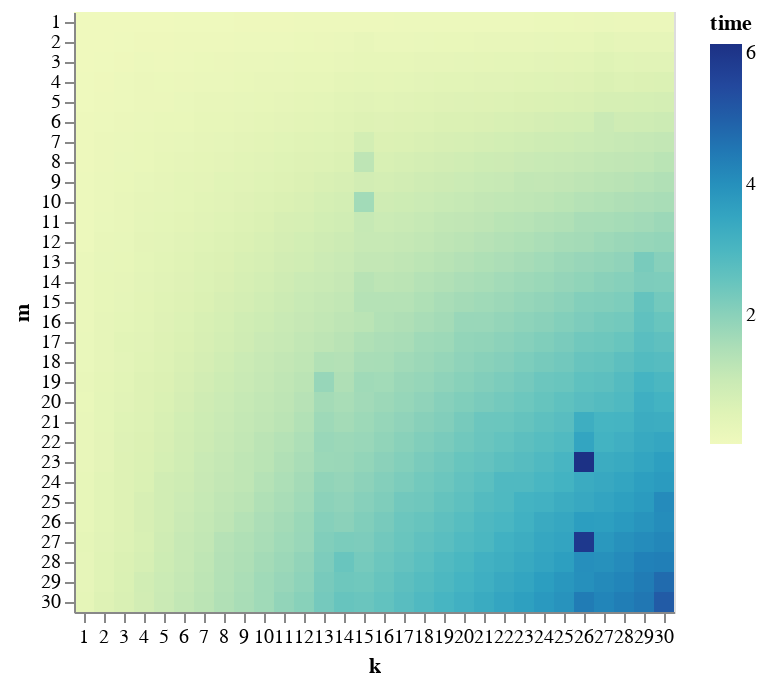

Here is the notebook cell this chart was saved with:
### Code cell
alt.Chart(source).mark_rect().encode(
    x=alt.X('k:O', axis=alt.Axis(labelAngle=0)),
    y='m:O',
    color='time:Q'
).transform_calculate(
    k = 'datum.k+1',
    m = 'datum.m+1'
).properties(width=300, height=300)

### Figure 1 — Vega-Lite specification as saved in the notebook (floating-point values rounded to 4 significant figures; data arrays with more than 128 entries replaced by an {"elided": "..."} marker saying what was removed)
{"config": {"view": {"continuousWidth": 400, "continuousHeight": 300}}, "data": {"name": "data-4d6e55a05cc9811f1b1e3494badf8bc5"}, "mark": "rect", "encoding": {"color": {"type": "quantitative", "field": "time"}, "x": {"type": "ordinal", "axis": {"labelAngle": 0}, "field": "k"}, "y": {"type": "ordinal", "field": "m"}}, "height": 300, "transform": [{"calculate": "datum.k+1", "as": "k"}, {"calculate": "datum.m+1", "as": "m"}], "width": 300, "$schema": "https://vega.github.io/schema/vega-lite/v4.8.1.json", "datasets": {"data-4d6e55a05cc9811f1b1e3494badf8bc5": {"elided": "900 records"}}}
